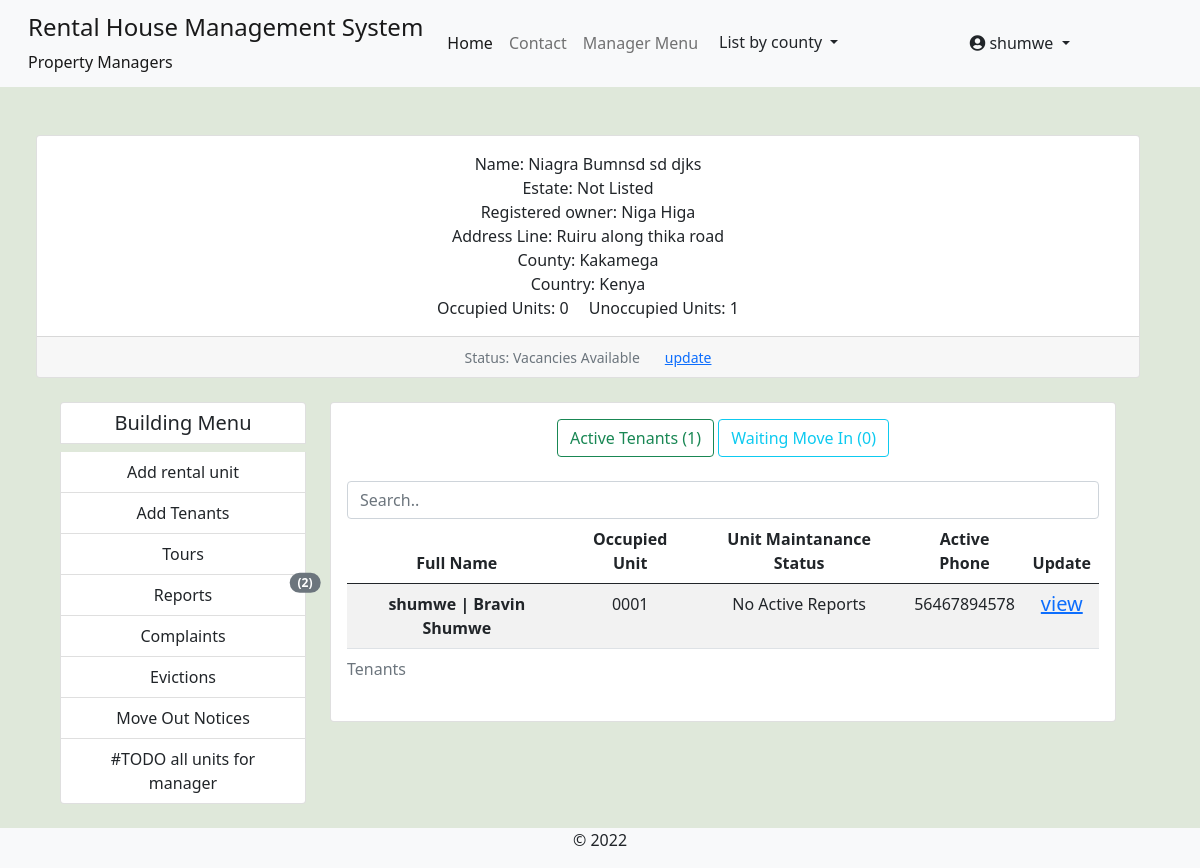
The page /building-dashboard/niagra-bumnsd-sd-djks/ (signed in) on the database as committed earlier.
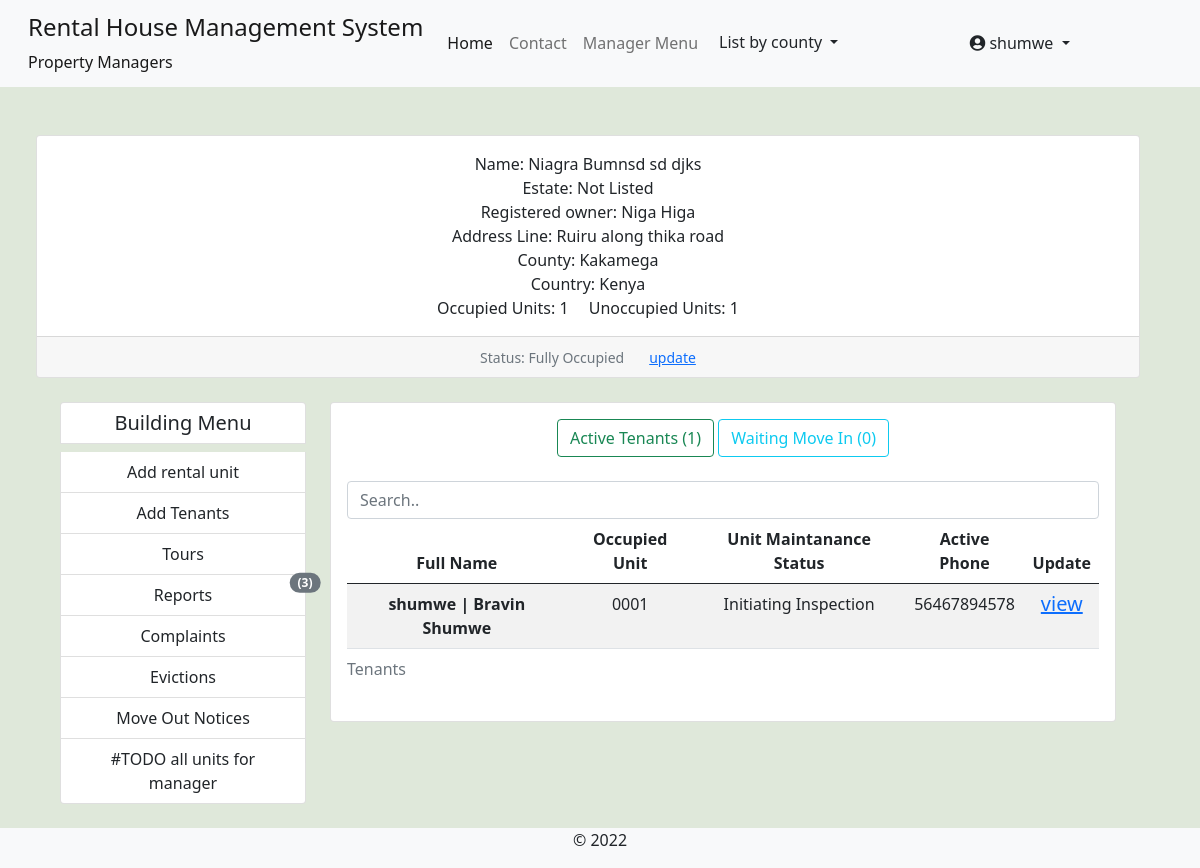
The same page on the database as committed later.
### rental_property/models.py (models this page shows, shortened)
class Building(models.Model):
    STATUS_CHOICES = [
        ('op', 'Vacancies Available'),
        ('um', 'Under Maintanance'),
        ('fo', 'Fully Occupied'),
        ('dc', 'Decomisioned'),
    ]
    estate = models.ForeignKey(Estate, on_delete=models.CASCADE, null=True, blank=True)
    name = models.CharField(max_length=100)
    slug = models.SlugField(max_length=100, unique=True)
    registered_owner = models.CharField(max_length=50)
    manager = models.ForeignKey(Managers, on_delete=models.CASCADE, related_name='building_manager')
    added_by = models.ForeignKey(User, on_delete=models.DO_NOTHING)
    address_line = models.CharField(max_length=50)
    cover_image = models.ImageField(upload_to='building-cover', null=True, blank=True)
    county = models.ForeignKey(Counties, on_delete=models.CASCADE)
    country = models.CharField(max_length=50, default='Kenya')
    building_status = models.CharField(max_length=5, choices=STATUS_CHOICES)
    added = models.DateTimeField(default=datetime.now)
    updated = models.DateTimeField(auto_now=True)

class RentalUnit(models.Model):
    MAINTANANCE_STATUS_CHOICES = [
        ('nm', 'Needs Inspection'),
        ('ip', 'Initiating Inspection'),
        ('ir', 'Maintanance In Progress'),
        ('op', 'No Active Reports'),
    ]
    STATUS_CHOICES = [
        ('occupied', 'Currently Occupied'),
        ('ready', 'Ready To Move In'),
        ('hold', 'On Hold'),
        ('maintanance', 'Under Maintanance'),
    ]
    building = models.ForeignKey(Building, on_delete=models.CASCADE)
    unit_type = models.ForeignKey(UnitType, on_delete=models.CASCADE)
    added_by = models.ForeignKey(User, on_delete=models.CASCADE)
    unit_number = models.CharField(max_length=50)
    slug = models.SlugField(max_length=50, unique=True, blank=True, null=True, help_text='This field is autogenerated')
    bathrooms = models.PositiveIntegerField()
    bedrooms = models.PositiveIntegerField()
    dimension = models.CharField(max_length=50)
    kitchen = models.BooleanField(default=True)
    status = models.CharField(max_length=20, choices=STATUS_CHOICES)
    maintanance_status = models.CharField(max_length=6, choices=MAINTANANCE_STATUS_CHOICES, default='op')
    total_occupants = models.PositiveIntegerField(help_text="Number of people in the unit", null=True, blank=True)
    water_available = models.BooleanField(default=True)
    electricity_available = models.BooleanField(default=True)
    added = models.DateTimeField(default=datetime.now)
    updated = models.DateTimeField(auto_now=True)
    class Meta:
        unique_together = ('building', 'unit_number')

class Counties(models.Model):
    name = models.CharField(max_length=30, unique=True)
    slug = models.SlugField(max_length=30, unique=True)
    created = models.DateTimeField(default=datetime.now)
    updated = models.DateTimeField(auto_now=True)
    def get_url(self):
        return reverse('by-county', args=[self.slug])
    def __str__(self):
        return f"{self.name}"
    class Meta:
        verbose_name_plural = 'Counties'
        ordering = ('name',)
        managed = True

### accounts/models.py (models this page shows, shortened)
class Tenants(models.Model):
    associated_account = models.OneToOneField(User, on_delete=models.CASCADE, verbose_name='Associated account')
    full_name = models.CharField(max_length=100)
    id_number = models.CharField(max_length=10)
    id_front = models.ImageField(upload_to=get_user_docs_path, blank=True)
    id_back = models.ImageField(upload_to=get_user_docs_path, blank=True)
    active_phone_number = models.CharField(max_length=14, null=True, blank=True)
    policy_agreement = models.BooleanField(default=False)
    rented_unit = models.ForeignKey(RentalUnit, on_delete=models.CASCADE, null=True, blank=True)
    moved_in = models.BooleanField(default=False)
    move_in_date = models.DateTimeField(null=True, blank=True)
    created = models.DateTimeField(default=datetime.now)
    updated = models.DateTimeField(auto_now=True)
    class Meta:
        verbose_name_plural = 'Tenants'

class User(AbstractUser):
    avatar = models.ImageField(upload_to=get_avatar_path, default='no-avatar.png')
    is_verified = models.BooleanField(default=False)
    is_tenant = models.BooleanField(default=False)
    is_manager = models.BooleanField(default=False)
    def __str__(self):
        return f"{self.username} | {self.first_name} {self.last_name}"

### rental_property/views.py (the view)
# urls.py: path('building-dashboard/<slug:building_slug>/', views.building_dashboard, name='building-dashboard'),
@login_required
@user_passes_test(lambda user: user.is_manager==True, login_url='profile')
def building_dashboard(request, building_slug):
    building = Building.objects.get(slug=building_slug)
    building_reports_count = UnitReport.objects.filter(unit__building=building).count()
    get_tenants_with_status = request.GET.get('status', 'current-tenants')
    if get_tenants_with_status == 'current-tenants':
        tenants = Tenants.objects.filter(moved_in=True, rented_unit__building=building)
    elif get_tenants_with_status == 'not-moved-in':
        tenants = Tenants.objects.filter(moved_in=False, rented_unit__building=building)
    active_tenants_count = Tenants.objects.filter(moved_in=True, rented_unit__building=building).count()
    waiting_tenants_count = Tenants.objects.filter(moved_in=False, rented_unit__building=building).count()
    oc_units_count = RentalUnit.objects.filter(status='occupied', building=building).count() # Number of occupied units
    em_units_count = RentalUnit.objects.filter(status='ready', building=building).count() # Number of unoccupied units
    context = {
        'building': building, 'tenants': tenants, 'active_tenants_count':active_tenants_count,
        'waiting_tenants_count':waiting_tenants_count,'oc_units_count':oc_units_count, 'em_units_count':em_units_count,
        'building_reports_count':building_reports_count, 'get_tenants_with_status':get_tenants_with_status}
    return render(request, 'rental_property/managed-building-dashboard.html', context)

### rental_property/context_processors.py (called while the page is built)
def counties_links(request):
    county_links = Counties.objects.all()
    return dict(county_links=county_links)

def my_managed_buildings(request):
    user_instance = request.user
    if user_instance.is_authenticated:
        manager_instance = Managers.objects.filter(associated_account=user_instance)[:1]
        managed_buildings = Building.objects.filter(manager=manager_instance)
        return dict(managed_buildings=managed_buildings)
    else:
        return {'False': False,}

### rental_property/templates/rental_property/managed-building-dashboard.html (shortened to what the changed rows need)
{% extends 'base.html' %}
{% load crispy_forms_tags %}
{% block content %}
<br/>
<div class="container-fluid">
  <div class="row">
      <div class="row">
          <div class="d-flex align-items-center">
              <main class="text-center p-4 w-100">
                <div class="col">
                  <div class="card h-100">
                      <div class="card-body">
                          <span class="p-2">Name: {% if building %} {{building.name }} {% endif %}</span> <br>
                          <span class="p-2">Estate: {% if building.estate %} {{building.estate }} {% else %} Not Listed{% endif %}</span> <br>
                          <span class="p-2">Registered owner: {{building.registered_owner }}</span> <br>
                          <span class="p-2"> Address Line: {{building.address_line}} </span> <br>
                          <span class="p-2"> County: {{building.county}} </span> <br>
                          <span class="p-2"> Country: {{building.country}} </span> <br>
                          <span class="p-2"> Occupied Units: {{oc_units_count}} </span> <span class="p-2"> Unoccupied Units: {{em_units_count}} </span> <br>
                    </div>
                      <div class="card-footer">
                          <small class="text-muted">Status: {{building.get_building_status_display}}</small>
                          &nbsp;&nbsp;&nbsp;&nbsp; <small> <a href="{% url 'update-building-status' building.slug %}"> update </a> </small>
                      </div>
                  </div>
              </div>
              <br>
              <div class="container">
                <div class="row">
                  <div class="col-sm-3">
                    <div class="list-group">
                      {% if user.is_manager %}
                      <a href="{% url 'add-rental-unit' building.slug %}" type="button" class="list-group-item list-group-item-action" role="button">Add rental unit</a>
                      <a href="{% url 'add-new-tenant' building.slug %}" type="button" class="list-group-item list-group-item-action" role="button">Add Tenants</a>
                      <a href="{% url 'core:visits' building.slug %}" type="button" class="list-group-item list-group-item-action" role="button">Tours</a>
                      <a href="{% url 'reports' building.slug %}" type="button" class="list-group-item list-group-item-action" role="button">Reports
                        <small class="position-absolute top-1 start-100 translate-middle badge rounded-pill bg-secondary">({{building_reports_count}})</small></a>
                      <a href="{% url 'building-complaints' building.slug %}" type="button" class="list-group-item list-group-item-action" role="button">Complaints</a>
                      <a href="{% url 'core:evictions' building.slug %}" type="button" class="list-group-item list-group-item-action" role="button">Evictions</a>
                      <a href="#" title="submitted move out notices" type="button" class="list-group-item list-group-item-action" role="button">Move Out Notices</a>
                      <a href="{% url 'core:evictions' building.slug %}" type="button" class="list-group-item list-group-item-action" role="button">#TODO all units for manager</a>
                      {% endif %}
                    </div>
                  </div>
                  <div class="col-sm-9">
                    <div class="row">
                      <div class="col-8 col-sm-12">
                        <div class="card card-body">
                          <div class="table-responsive">
                          <table class="table table-striped table-hover">
                            <caption> Tenants </caption>
                              <thead>
                                <tr>
                                  <th scope="col">Full Name</th>
                                  <th scope="col">Occupied Unit</th>
                                  <th scope="col"> Unit Maintanance Status </th>
                                  <th scope="col"> Active Phone </th>
                                  <th scope="col">Update</th>
                                </tr>
                              </thead>
                              <tbody id='ourTable'>
                                  {% for tenant in tenants %}
                                <tr>
                                  <th scope="row">{{ tenant.associated_account }}</th>
                                  <td>{{ tenant.rented_unit.unit_number }}</td>
                                  <td> {{ tenant.rented_unit.get_maintanance_status_display}} </td>
                                  <td> {{ tenant.active_phone_number}} </td>
                                  <td><a href="{% url 'view-tenant' building.slug tenant.associated_account.username %}"> <h5> view </h5> </a></td>
                                </tr>
                                {% endfor %}
                              </tbody>
                          </table>
                          </div>
                  </div>
                      </div>
                    </div>
                  </div>
                </div>
              </div>
              </main>
          </div>
      </div>
  </div>
</div>
{% endblock %}

Rows that differ between the two databases and show on the page:
changed Building "Niagra Bumnsd sd djks": building_status "Vacancies Available" → "Fully Occupied"
changed Tenants "shumwe | Bravin Shumwe": rented_unit.maintanance_status "No Active Reports" → "Initiating Inspection"
Other text that changed with them:
{{ oc_units_count }}: "0" → "1"
{{ building_reports_count }}: "2" → "3"
